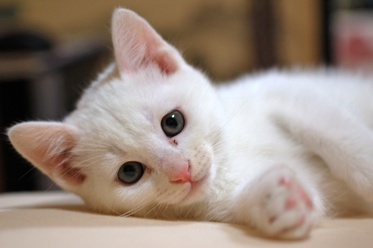
#> input picture image/input/cat.jpg, 373 x 248 px, shrunk from 1280 x 850 before the run, found by its file name; its folder holds 4 pictures in this run
$ python gray_scale.py
#> lines starting #> are read from the running program, lines starting #| are printed output that depends on the picture; after the words box and inside, x2 and y2 are one past the last pixel; in counts of white or black regions, pixels touching at a corner belong together
import cv2


def gray_scale(filename):  # 拡張子付き

#> called with filename = 'cat.jpg'
    path = 'image/input/' + filename
    im = cv2.imread(path)
#> im is the input picture: shape (248, 373, 3); mean B, G, R 125.7, 136.7, 152.6

    im_gray = cv2.cvtColor(im, cv2.COLOR_BGR2GRAY)
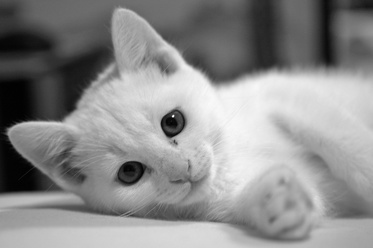
#> im_gray: shape (248, 373); min 0, max 252, mean 140.2

    th, im_gray_th_otsu = cv2.threshold(im_gray, 128, 192, cv2.THRESH_OTSU)
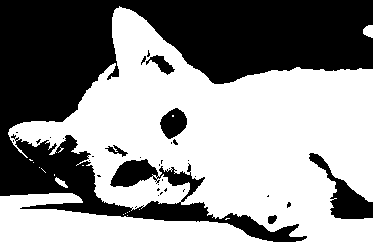
#> im_gray_th_otsu: shape (248, 373); values 0 (black) and 192 (white), 57.1% white; 34 black regions (27 under 20 px), largest, box (x1, y1, x2, y2) and area: (0, 0, 373, 242) 37237, (309, 153, 373, 219) 1380, (160, 108, 187, 139) 570
#> th = 132

    output_filename = filename.split('.')[0] + '_gray.jpg'
    cv2.imwrite('image/output/grayscale/' + output_filename, im_gray_th_otsu)


if __name__ == "__main__":
    gray_scale('cat.jpg')
